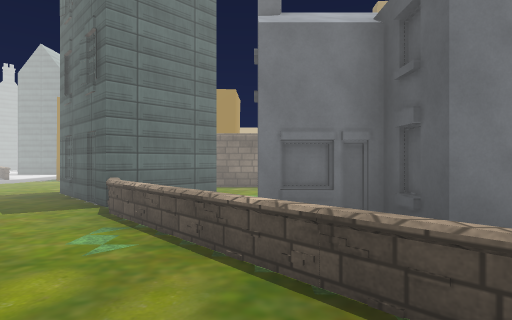
view 1 (above)

22 first-person views from a walk through a Unity game level. The camera is 1.3 m above the floor, looks level and sees 80° across. The floor is counted in squares, 2 m on a side. Each view is taken from the middle of a square. On the plan, view 1 faces up. The plan holds only what a view shows up to about 10 squares ahead; the rest is blank. The place goes on beyond the plan. Some surface patterns are stand-ins.

view 2
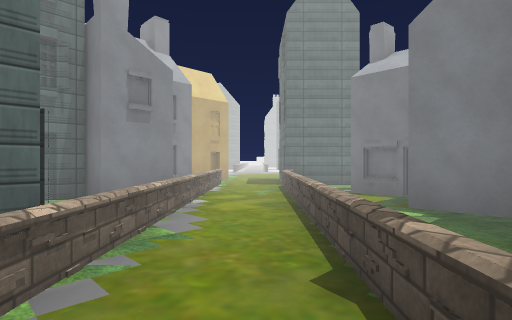

view 3
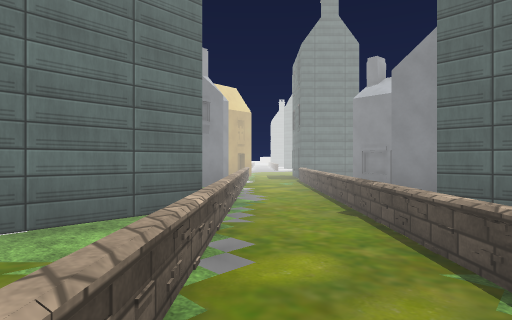

view 4
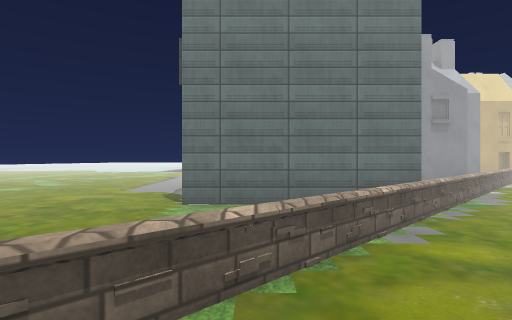

view 5
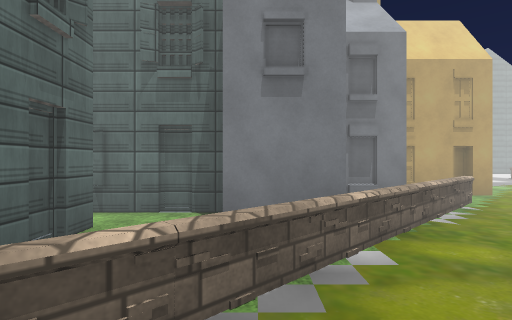

view 6
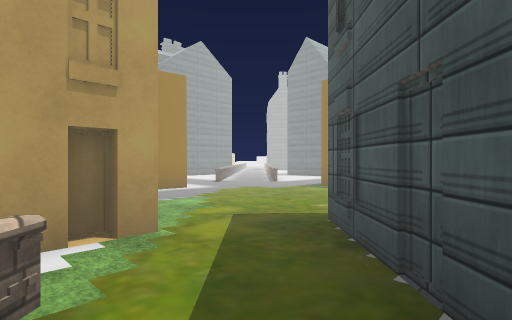

view 7
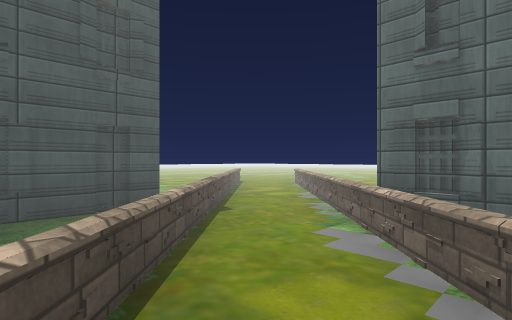

view 8
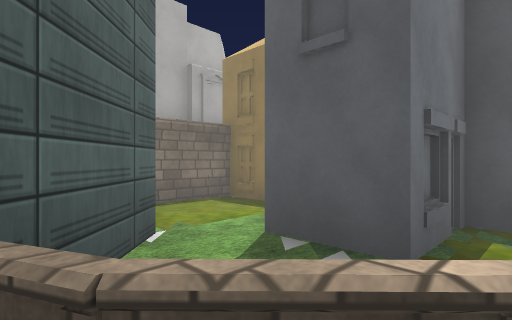

view 9
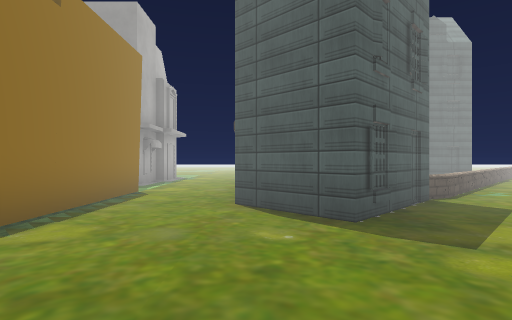

view 10
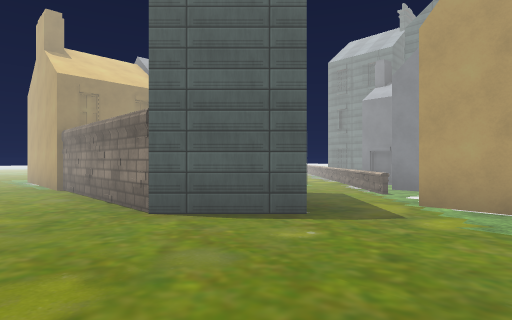

view 11
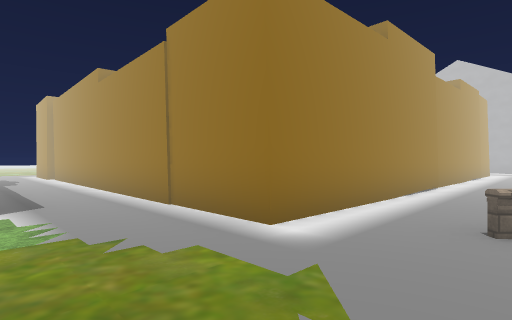

view 12
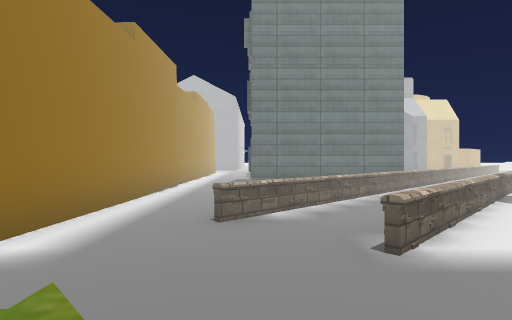

view 13
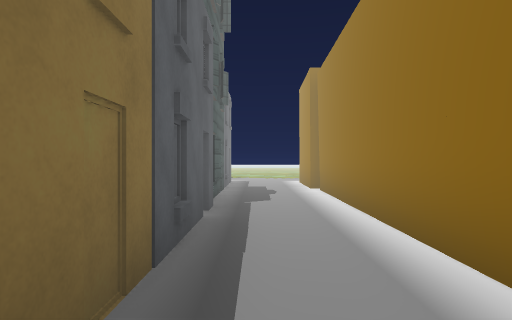

view 14
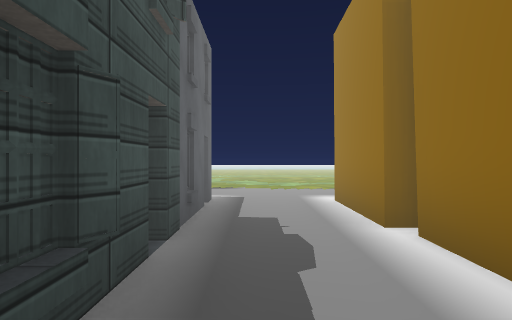

view 15
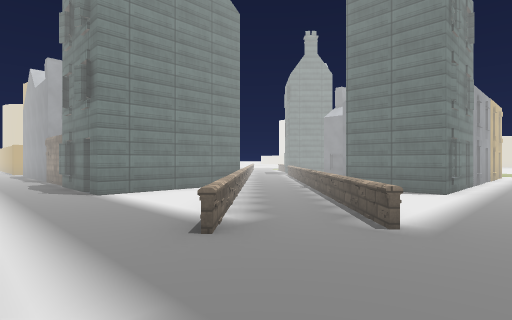

view 16
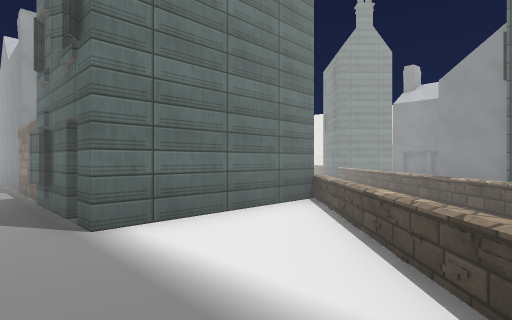

view 17
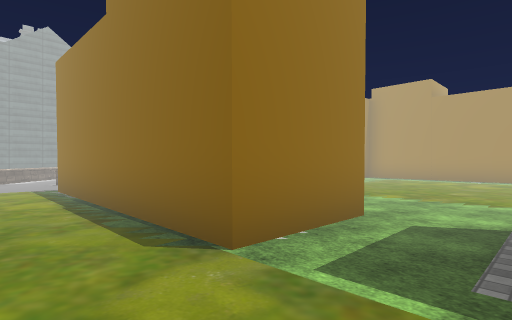

view 18
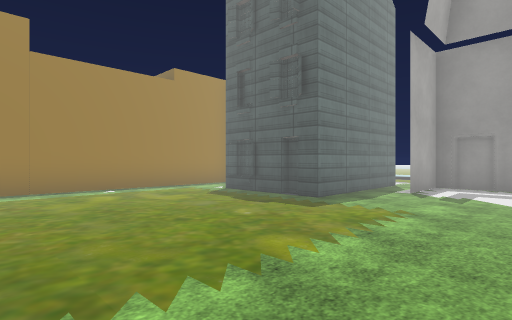

view 19
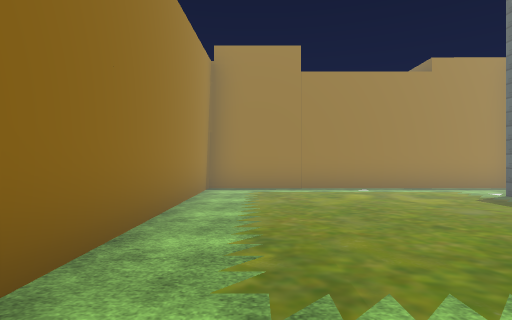

view 20
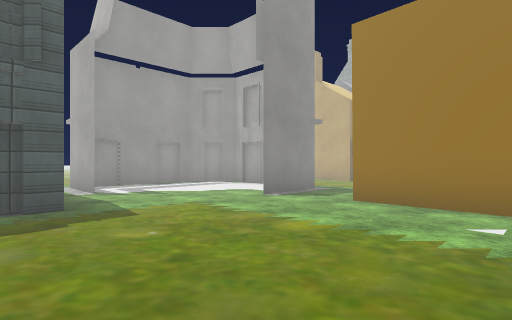

view 21
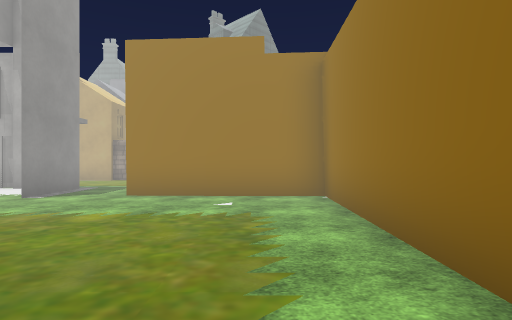

view 22
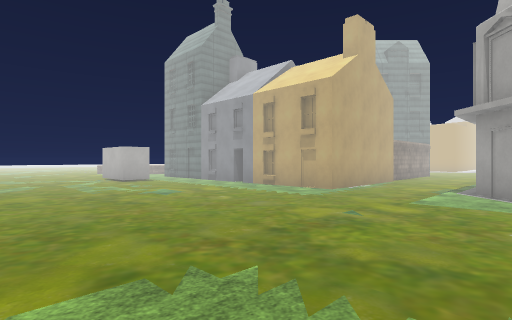

### Floor plan
Key: @ floor where view 1 was taken; # wall or solid block; . floor; = window, fence, low wall or low ledge; H house.
Columns run from 21 left of view 1 to 11 right of it. Each row starts with its distance up from view 1.
 20             #
 19             #.   ########
 18             #.   #......
 17      #=#HH  #.   #.....#
 16      ====####.   #.....#
 15      =====# #.   #.....####..
 14      #====###.   #.......##..
 13       #====...   #........#
 12        ##===...  #........#
 11         #====..  ####.H...#......
 10         #.====.######.H##H#......
  9 #########..==....................
  8   ...............................
  7    ##########.....#########......
  6             #.....#### #  #......
  5             ##....#### #  #.....
  4             ##.##..#=#H#  #.....
  3             #..##.=.==H####.....
  2             #..####..==H#  .....
  1             #..#####..==#   #...
  0             #..#  ##=@.=##   ...
 -1             #..#  #..=..=..   ..
 -2             #..#  ####=..=...
 -3             #..#     #.=..=..
 -4             #..#     #..=..=
 -5             #..#     #.. =..

Where each view was taken, in squares from view 1:
view 1: 0 up, 0 right, facing up
view 2: 2 down, 3 right, facing up-left
view 3: 4 down, 4 right, facing up-left
view 4: 4 down, 5 right, facing left
view 5: 0 up, 1 right, facing left
view 6: 3 up, 2 left, facing up-left
view 7: 2 up, 1 left, facing down-right
view 8: 3 up, 2 left, facing up-right
view 9: 7 up, 7 left, facing right
view 10: 9 up, 6 left, facing down-right
view 11: 9 up, 6 left, facing down-left
view 12: 9 up, 6 left, facing left
view 13: 4 up, 7 left, facing down
view 14: 0 up, 7 left, facing down
view 15: 7 up, 7 left, facing up-left
view 16: 8 up, 10 left, facing up-left
view 17: 8 up, 1 right, facing up-left
view 18: 12 up, 3 left, facing up-right
view 19: 12 up, 3 left, facing up
view 20: 16 up, 3 left, facing down-right
view 21: 17 up, 3 left, facing down
view 22: 11 up, 11 right, facing down-left
